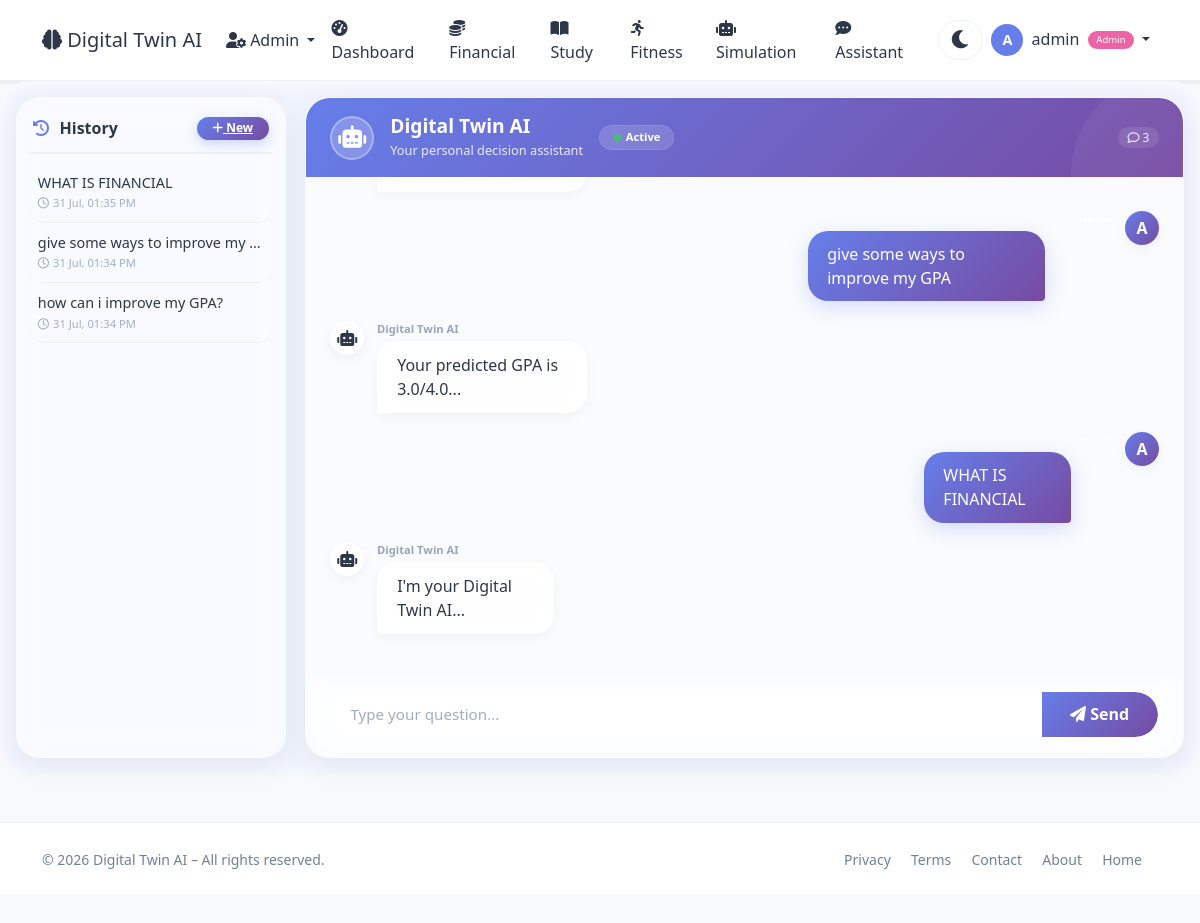
Page /user/assistant (signed in) on the committed database.
### app.py (models this page shows, shortened)
class User(UserMixin, db.Model):
    id = db.Column(db.Integer, primary_key=True)
    username = db.Column(db.String(80), unique=True, nullable=False)
    email = db.Column(db.String(120), unique=True, nullable=False)
    password_hash = db.Column(db.String(200), nullable=False)
    age = db.Column(db.Integer, default=25)
    occupation = db.Column(db.String(100), default='Student')
    monthly_income = db.Column(db.Float, default=50000)
    monthly_expenses = db.Column(db.Float, default=35000)
    savings = db.Column(db.Float, default=100000)
    study_hours_per_week = db.Column(db.Float, default=20)
    fitness_hours_per_week = db.Column(db.Float, default=5)
    sleep_hours_per_day = db.Column(db.Float, default=7)
    created_at = db.Column(db.DateTime, default=datetime.utcnow)
    is_admin = db.Column(db.Boolean, default=False)
    transactions = db.relationship('Transaction', backref='user', lazy=True)
    study_logs = db.relationship('StudyLog', backref='user', lazy=True)
    fitness_logs = db.relationship('FitnessLog', backref='user', lazy=True)
    goals = db.relationship('Goal', backref='user', lazy=True)

class ChatMessage(db.Model):
    id = db.Column(db.Integer, primary_key=True)
    user_id = db.Column(db.Integer, db.ForeignKey('user.id'), nullable=False)
    question = db.Column(db.Text, nullable=False)
    response = db.Column(db.Text, nullable=False)
    timestamp = db.Column(db.DateTime, default=datetime.utcnow)
    user = db.relationship('User', backref='chat_messages')

### app.py (the view, shortened to what this page needs)
@app.route('/user/assistant', methods=['GET', 'POST'])
@login_required
def user_assistant():
    if request.args.get('new'):
        session.pop('last_query', None)
        session.pop('last_response', None)
        session['hide_messages'] = True   # <-- Hide messages in chat body
        return redirect(url_for('user_assistant'))
    load_id = request.args.get('load')
    last_query = session.get('last_query')
    last_response = session.get('last_response')
    hide_messages = session.get('hide_messages', False)
    all_messages = ChatMessage.query.filter_by(user_id=current_user.id).order_by(ChatMessage.timestamp.desc()).all()
    return render_template('user/assistant.html',
                           user=current_user,
                           last_query=last_query,
                           last_response=last_response,
                           all_messages=all_messages,
                           hide_messages=hide_messages)

### app.py (called while the page is built)
@app.context_processor
def utility_processor():
    return dict(datetime=datetime)

@login_manager.user_loader
def load_user(user_id):
    return User.query.get(int(user_id))

### templates/user/assistant.html (shortened to what this page needs)
{% extends "base.html" %}
{% block content %}
<div class="assistant-wrapper">
    <div class="assistant-container">
        <div class="history-sidebar">
            <h6>
                <span><i class="fas fa-history"></i> History</span>
                <a href="{{ url_for('user_assistant', new=True) }}" class="btn-new-chat">
                    <i class="fas fa-plus"></i> New
                </a>
            </h6>
            {% if all_messages %}
                {% for msg in all_messages %}
                <div class="history-item"
                     onclick="location.href='{{ url_for('user_assistant', load=msg.id) }}'">
                    <div class="question">{{ msg.question }}</div>
                    <div class="timestamp">
                        <i class="far fa-clock me-1"></i>{{ msg.timestamp.strftime('%d %b, %I:%M %p') }}
                    </div>
                </div>
                {% endfor %}
            {% else %}
                <div class="text-muted text-center py-3" style="font-size:0.85rem;">
                    <i class="fas fa-inbox fa-2x d-block mb-2 opacity-25"></i>
                    No conversations yet.<br>Start chatting!
                </div>
            {% endif %}
        </div>
        <div class="chat-area" id="chatArea">
            <div class="chat-header">
                <div class="avatar"><i class="fas fa-robot"></i></div>
                <div class="info">
                    <h5>Digital Twin AI</h5>
                    <small>Your personal decision assistant</small>
                </div>
                <div class="badge-status">
                    <i class="fas fa-circle"></i> Active
                </div>
                <div class="chat-stats">
                    <span><i class="far fa-comment"></i> {{ all_messages|length }}</span>
                </div>
            </div>
            <div class="chat-body" id="chatBody">
                {% if hide_messages or not all_messages %}
                    <div class="empty-state">
                        <i class="fas fa-comment-dots"></i>
                        <h5 class="fw-bold text-dark">Start a conversation</h5>
                        <p>Ask me about finances, studies, fitness, or life goals.</p>
                        <div class="quick-actions">
                            <span class="btn-outline" onclick="fillAndSubmit('How can I save more money?')">💰 Save more</span>
                            <span class="btn-outline" onclick="fillAndSubmit('How can I improve my GPA?')">📚 Improve GPA</span>
                            <span class="btn-outline" onclick="fillAndSubmit('Give me fitness advice')">🏃 Fitness advice</span>
                            <span class="btn-outline" onclick="fillAndSubmit('Set a goal for me')">🎯 Set a goal</span>
                        </div>
                    </div>
                {% else %}
                    {% for msg in all_messages|sort(attribute='timestamp') %}
                        <div class="chat-message user">
                            <div class="avatar-small">{{ user.username[0]|upper }}</div>
                            <div>
                                <div class="username-label">{{ user.username }}</div>
                                <div class="bubble">{{ msg.question }}</div>
                            </div>
                        </div>
                        <div class="chat-message assistant">
                            <div class="avatar-small"><i class="fas fa-robot"></i></div>
                            <div>
                                <div class="username-label">Digital Twin AI</div>
                                <div class="bubble">{{ msg.response|replace('\n', '<br>')|safe }}</div>
                            </div>
                        </div>
                    {% endfor %}
                {% endif %}
            </div>
            <div class="chat-input">
                <form method="POST" id="chatForm">
                    <div class="input-group">
                        <input type="text" name="query" id="queryInput" class="form-control" placeholder="Type your question..." required>
                        <button type="submit" class="btn-send"><i class="fas fa-paper-plane"></i> Send</button>
                    </div>
                </form>
            </div>
        </div>
    </div>
</div>
{% endblock %}

### templates/base.html (shortened to what this page needs)
<!DOCTYPE html>
<html lang="en" data-theme="light">
<head>
    <link href="https://cdn.jsdelivr.net/npm/bootstrap@5.3.0/dist/css/bootstrap.min.css" rel="stylesheet">
    <link rel="stylesheet" href="https://cdnjs.cloudflare.com/ajax/libs/font-awesome/6.0.0/css/all.min.css">
</head>
<body>
    <nav class="navbar navbar-expand-lg navbar-light bg-white shadow-sm">
        <div class="container">
            <a class="navbar-brand" href="{{ url_for('index') }}">
                <i class="fas fa-brain"></i> Digital Twin AI
            </a>
            <div class="collapse navbar-collapse" id="navbarNav">
                <ul class="navbar-nav ms-auto align-items-lg-center">
                    {% if current_user.is_authenticated %}
                        {% if current_user.is_admin %}
                            <li class="nav-item dropdown">
                                <a class="nav-link dropdown-toggle" href="#" id="adminDropdown" role="button" data-bs-toggle="dropdown">
                                    <i class="fas fa-user-cog"></i> Admin
                                </a>
                            </li>
                        {% endif %}
                        <li class="nav-item">
                            <a class="nav-link" href="{{ url_for('user_dashboard') }}">
                                <i class="fas fa-tachometer-alt me-1"></i>Dashboard
                            </a>
                        </li>
                        <li class="nav-item">
                            <a class="nav-link" href="{{ url_for('user_financial') }}">
                                <i class="fas fa-coins me-1"></i>Financial
                            </a>
                        </li>
                        <li class="nav-item">
                            <a class="nav-link" href="{{ url_for('user_study') }}">
                                <i class="fas fa-book-open me-1"></i>Study
                            </a>
                        </li>
                        <li class="nav-item">
                            <a class="nav-link" href="{{ url_for('user_fitness') }}">
                                <i class="fas fa-running me-1"></i>Fitness
                            </a>
                        </li>
                        <li class="nav-item">
                            <a class="nav-link" href="{{ url_for('user_simulation') }}">
                                <i class="fas fa-robot me-1"></i>Simulation
                            </a>
                        </li>
                        <li class="nav-item">
                            <a class="nav-link" href="{{ url_for('user_assistant') }}">
                                <i class="fas fa-comment-dots me-1"></i>Assistant
                            </a>
                        </li>
                        <li class="nav-item">
                            <button class="theme-toggle" id="themeToggle" aria-label="Toggle theme">
                                <i class="fas fa-moon"></i>
                            </button>
                        </li>
                        <li class="nav-item dropdown">
                            <a class="nav-link dropdown-toggle" href="#" id="userDropdown" role="button" data-bs-toggle="dropdown">
                                <span class="user-avatar">{{ current_user.username[0]|upper }}</span>
                                <span class="ms-1">{{ current_user.username }}</span>
                                {% if current_user.is_admin %}
                                    <span class="admin-badge">Admin</span>
                                {% endif %}
                            </a>
                        </li>
                    {% endif %}
                </ul>
            </div>
        </div>
    </nav>
    {% block content %}{% endblock %}
    <footer class="mt-5 py-4 bg-light border-top">
        <div class="container">
            <div class="row align-items-center">
                <div class="col-md-6 text-center text-md-start">
                    <span class="text-muted small">© 2026 Digital Twin AI – All rights reserved.</span>
                </div>
                <div class="col-md-6 text-center text-md-end">
                    <a href="{{ url_for('privacy') }}" class="text-muted text-decoration-none me-3 small">Privacy</a>
                    <a href="{{ url_for('terms') }}" class="text-muted text-decoration-none me-3 small">Terms</a>
                    <a href="{{ url_for('contact') }}" class="text-muted text-decoration-none me-3 small">Contact</a>
                    <a href="{{ url_for('about') }}" class="text-muted text-decoration-none me-3 small">About</a>
                    <a href="{{ url_for('index') }}" class="text-muted text-decoration-none me-3 small">Home</a>
                </div>
            </div>
        </div>
    </footer>
</body>
</html>

### templates/base.html (style rules this page uses)
:root { --bg-body: #f8f9fa; --bg-navbar: #ffffff; --bg-card: #ffffff; --text-primary: #2d3748; --text-muted: #718096; --border-color: #edf2f7; --shadow: 0 4px 20px rgba(0,0,0,0.06); --glass-bg: rgba(255,255,255,0.6); --glass-border: rgba(255,255,255,0.25); --accent: #667eea; --accent-gradient: linear-gradient(135deg, #667eea, #764ba2); --bg-input: #ffffff; --bg-light: #f7fafc; --bg-wrapper: #f0f4ff; --bg-hero: linear-gradient(135deg, #667eea 0%, #764ba2 100%); --dropdown-bg: #ffffff; --dropdown-text: #2d3748; --btn-bg: #667eea; --btn-hover: #5a6fd6; --badge-bg: #edf2f7; --badge-text: #4a5568; --progress-bg: #edf2f7; --progress-fill: linear-gradient(90deg, #667eea, #764ba2); }
body { background: var(--bg-body) !important; color: var(--text-primary) !important; font-family: 'Segoe UI', Tahoma, Geneva, Verdana, sans-serif; transition: background 0.3s, color 0.3s; }
.navbar { background: var(--bg-navbar) !important; border-bottom: 1px solid var(--border-color); }
.navbar-brand, .nav-link { color: var(--text-primary) !important; }
.bg-light, .bg-white { background: var(--bg-card) !important; }
.text-muted { color: var(--text-muted) !important; }
.form-control, .form-select { background: var(--bg-input) !important; color: var(--text-primary) !important; border-color: var(--border-color) !important; }
.dashboard-wrapper, .finance-wrapper, .study-wrapper, .fitness-wrapper, .assistant-wrapper, .sim-wrapper, .users-wrapper, .detail-wrapper, .about-wrapper, .privacy-wrapper, .terms-wrapper, .contact-wrapper { background: var(--bg-wrapper) !important; }
.border-top, .border-bottom { border-color: var(--border-color) !important; }
.theme-toggle { background: transparent; border: none; font-size: 1.3rem; color: var(--text-primary); cursor: pointer; transition: transform 0.3s; padding: 0.2rem 0.7rem; border-radius: 30px; background: var(--bg-input); margin-left: 0.5rem; border: 1px solid var(--border-color); }
.user-avatar { width: 32px; height: 32px; border-radius: 50%; background: var(--accent); color: white; display: inline-flex; align-items: center; justify-content: center; font-weight: 600; font-size: 0.9rem; }
.admin-badge { font-size: 0.6rem; background: #ed64a6; color: white; padding: 0.15rem 0.5rem; border-radius: 30px; margin-left: 0.3rem; vertical-align: middle; }

### rows in the picture
User: username "A", username "admin"
ChatMessage: question "WHAT IS FINANCIAL", timestamp "31 Jul, 01:35 PM", response "I'm your Digital Twin AI..."
ChatMessage: question "give some ways to improve my…", timestamp "31 Jul, 01:34 PM", question "give some ways to improve my GPA", response "Your predicted GPA is 3.0/4.0..."
ChatMessage: question "how can i improve my GPA?", timestamp "31 Jul, 01:34 PM"

### other values in the picture
{{ all_messages|length }} "3"
